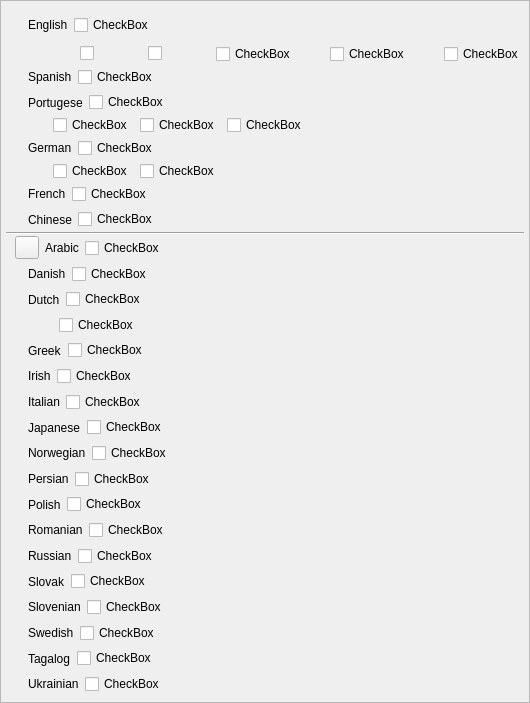
<?xml version="1.0" encoding="UTF-8"?>
<ui version="4.0">
 <class>ManuscriptLangSettingWidget</class>
 <widget class="QWidget" name="ManuscriptLangSettingWidget">
  <property name="geometry">
   <rect>
    <x>0</x>
    <y>0</y>
    <width>530</width>
    <height>703</height>
   </rect>
  </property>
  <property name="windowTitle">
   <string>Form</string>
  </property>
  <layout class="QVBoxLayout" name="verticalLayout_2">
   <property name="spacing">
    <number>3</number>
   </property>
   <property name="leftMargin">
    <number>0</number>
   </property>
   <property name="topMargin">
    <number>0</number>
   </property>
   <property name="rightMargin">
    <number>0</number>
   </property>
   <property name="bottomMargin">
    <number>0</number>
   </property>
   <item>
    <widget class="QScrollArea" name="scrollArea">
     <property name="widgetResizable">
      <bool>true</bool>
     </property>
     <widget class="QWidget" name="scrollAreaWidgetContents">
      <property name="geometry">
       <rect>
        <x>0</x>
        <y>0</y>
        <width>528</width>
        <height>701</height>
       </rect>
      </property>
      <layout class="QVBoxLayout" name="verticalLayout">
       <property name="spacing">
        <number>0</number>
       </property>
       <property name="leftMargin">
        <number>5</number>
       </property>
       <property name="topMargin">
        <number>5</number>
       </property>
       <property name="rightMargin">
        <number>5</number>
       </property>
       <property name="bottomMargin">
        <number>5</number>
       </property>
       <item alignment="Qt::AlignLeft">
        <widget class="QWidget" name="wdgEnglish" native="true">
         <layout class="QHBoxLayout" name="horizontalLayout">
          <item>
           <widget class="Emoji" name="label_2">
            <property name="text">
             <string/>
            </property>
            <property name="emoji" stdset="0">
             <string>United_States</string>
            </property>
           </widget>
          </item>
          <item>
           <widget class="QLabel" name="label">
            <property name="text">
             <string>English</string>
            </property>
           </widget>
          </item>
          <item>
           <widget class="Toggle" name="cbEnglish">
            <property name="text">
             <string>CheckBox</string>
            </property>
            <attribute name="buttonGroup">
             <string notr="true">buttonGroup</string>
            </attribute>
           </widget>
          </item>
         </layout>
        </widget>
       </item>
       <item>
        <layout class="QHBoxLayout" name="horizontalLayout_2">
         <property name="leftMargin">
          <number>40</number>
         </property>
         <item>
          <widget class="Emoji" name="label_9">
           <property name="text">
            <string/>
           </property>
           <property name="emoji" stdset="0">
            <string>United_Kingdom</string>
           </property>
          </widget>
         </item>
         <item>
          <widget class="Toggle" name="cbEnglishBritish">
           <property name="text">
            <string/>
           </property>
           <attribute name="buttonGroup">
            <string notr="true">buttonGroup</string>
           </attribute>
          </widget>
         </item>
         <item>
          <widget class="Emoji" name="label_12">
           <property name="text">
            <string/>
           </property>
           <property name="emoji" stdset="0">
            <string>Canada</string>
           </property>
          </widget>
         </item>
         <item>
          <widget class="Toggle" name="cbEnglishCanadian">
           <property name="text">
            <string/>
           </property>
           <attribute name="buttonGroup">
            <string notr="true">buttonGroup</string>
           </attribute>
          </widget>
         </item>
         <item>
          <widget class="Emoji" name="label_11">
           <property name="text">
            <string/>
           </property>
           <property name="emoji" stdset="0">
            <string>New_Zealand</string>
           </property>
          </widget>
         </item>
         <item>
          <widget class="Toggle" name="cbEnglishNewZealand">
           <property name="text">
            <string>CheckBox</string>
           </property>
           <attribute name="buttonGroup">
            <string notr="true">buttonGroup</string>
           </attribute>
          </widget>
         </item>
         <item>
          <widget class="Emoji" name="label_10">
           <property name="text">
            <string/>
           </property>
           <property name="emoji" stdset="0">
            <string>Australia</string>
           </property>
          </widget>
         </item>
         <item>
          <widget class="Toggle" name="cbEnglishAustralian">
           <property name="text">
            <string>CheckBox</string>
           </property>
           <attribute name="buttonGroup">
            <string notr="true">buttonGroup</string>
           </attribute>
          </widget>
         </item>
         <item>
          <widget class="Emoji" name="label_50">
           <property name="text">
            <string/>
           </property>
           <property name="emoji" stdset="0">
            <string>South_Africa</string>
           </property>
          </widget>
         </item>
         <item>
          <widget class="Toggle" name="cbEnglishSouthAfrican">
           <property name="text">
            <string>CheckBox</string>
           </property>
           <attribute name="buttonGroup">
            <string notr="true">buttonGroup</string>
           </attribute>
          </widget>
         </item>
        </layout>
       </item>
       <item alignment="Qt::AlignLeft">
        <widget class="QWidget" name="widget" native="true">
         <layout class="QHBoxLayout" name="horizontalLayout_6">
          <property name="topMargin">
           <number>0</number>
          </property>
          <property name="bottomMargin">
           <number>0</number>
          </property>
          <item>
           <widget class="Emoji" name="label_5">
            <property name="text">
             <string/>
            </property>
            <property name="emoji" stdset="0">
             <string>Spain</string>
            </property>
           </widget>
          </item>
          <item>
           <widget class="QLabel" name="label_6">
            <property name="text">
             <string>Spanish</string>
            </property>
           </widget>
          </item>
          <item>
           <widget class="Toggle" name="cbSpanish">
            <property name="text">
             <string>CheckBox</string>
            </property>
            <attribute name="buttonGroup">
             <string notr="true">buttonGroup</string>
            </attribute>
           </widget>
          </item>
         </layout>
        </widget>
       </item>
       <item alignment="Qt::AlignLeft">
        <widget class="QWidget" name="widget" native="true">
         <layout class="QHBoxLayout" name="horizontalLayout_7">
          <property name="topMargin">
           <number>0</number>
          </property>
          <property name="bottomMargin">
           <number>0</number>
          </property>
          <item>
           <widget class="Emoji" name="label_13">
            <property name="text">
             <string/>
            </property>
            <property name="emoji" stdset="0">
             <string>Portugal</string>
            </property>
           </widget>
          </item>
          <item>
           <widget class="QLabel" name="label_14">
            <property name="text">
             <string>Portugese</string>
            </property>
           </widget>
          </item>
          <item>
           <widget class="Toggle" name="cbPortugese">
            <property name="text">
             <string>CheckBox</string>
            </property>
            <attribute name="buttonGroup">
             <string notr="true">buttonGroup</string>
            </attribute>
           </widget>
          </item>
         </layout>
        </widget>
       </item>
       <item>
        <layout class="QHBoxLayout" name="horizontalLayout_3">
         <property name="leftMargin">
          <number>40</number>
         </property>
         <item>
          <widget class="Emoji" name="label_52">
           <property name="text">
            <string/>
           </property>
           <property name="emoji" stdset="0">
            <string>Brazil</string>
           </property>
          </widget>
         </item>
         <item>
          <widget class="Toggle" name="cbPortugeseBrazil">
           <property name="text">
            <string>CheckBox</string>
           </property>
           <attribute name="buttonGroup">
            <string notr="true">buttonGroup</string>
           </attribute>
          </widget>
         </item>
         <item>
          <widget class="Emoji" name="label_51">
           <property name="text">
            <string/>
           </property>
           <property name="emoji" stdset="0">
            <string>Angola</string>
           </property>
          </widget>
         </item>
         <item>
          <widget class="Toggle" name="cbPortugeseAngola">
           <property name="text">
            <string>CheckBox</string>
           </property>
           <attribute name="buttonGroup">
            <string notr="true">buttonGroup</string>
           </attribute>
          </widget>
         </item>
         <item>
          <widget class="Emoji" name="label_53">
           <property name="text">
            <string/>
           </property>
           <property name="emoji" stdset="0">
            <string>Mozambique</string>
           </property>
          </widget>
         </item>
         <item>
          <widget class="Toggle" name="cbPortugeseMozambique">
           <property name="text">
            <string>CheckBox</string>
           </property>
           <attribute name="buttonGroup">
            <string notr="true">buttonGroup</string>
           </attribute>
          </widget>
         </item>
         <item>
          <spacer name="horizontalSpacer_2">
           <property name="orientation">
            <enum>Qt::Horizontal</enum>
           </property>
           <property name="sizeHint" stdset="0">
            <size>
             <width>40</width>
             <height>20</height>
            </size>
           </property>
          </spacer>
         </item>
        </layout>
       </item>
       <item alignment="Qt::AlignLeft">
        <widget class="QWidget" name="widget" native="true">
         <layout class="QHBoxLayout" name="horizontalLayout_8">
          <property name="topMargin">
           <number>0</number>
          </property>
          <property name="bottomMargin">
           <number>0</number>
          </property>
          <item>
           <widget class="Emoji" name="label_7">
            <property name="text">
             <string/>
            </property>
            <property name="emoji" stdset="0">
             <string>Germany</string>
            </property>
           </widget>
          </item>
          <item>
           <widget class="QLabel" name="label_8">
            <property name="text">
             <string>German</string>
            </property>
           </widget>
          </item>
          <item>
           <widget class="Toggle" name="cbGerman">
            <property name="text">
             <string>CheckBox</string>
            </property>
            <attribute name="buttonGroup">
             <string notr="true">buttonGroup</string>
            </attribute>
           </widget>
          </item>
         </layout>
        </widget>
       </item>
       <item>
        <layout class="QHBoxLayout" name="horizontalLayout_5">
         <property name="leftMargin">
          <number>40</number>
         </property>
         <item>
          <widget class="Emoji" name="label_55">
           <property name="text">
            <string/>
           </property>
           <property name="emoji" stdset="0">
            <string>Austria</string>
           </property>
          </widget>
         </item>
         <item>
          <widget class="Toggle" name="cbGermanAustrian">
           <property name="text">
            <string>CheckBox</string>
           </property>
           <attribute name="buttonGroup">
            <string notr="true">buttonGroup</string>
           </attribute>
          </widget>
         </item>
         <item>
          <widget class="Emoji" name="label_54">
           <property name="text">
            <string/>
           </property>
           <property name="emoji" stdset="0">
            <string>Switzerland</string>
           </property>
          </widget>
         </item>
         <item>
          <widget class="Toggle" name="cbGermanSwiss">
           <property name="text">
            <string>CheckBox</string>
           </property>
           <attribute name="buttonGroup">
            <string notr="true">buttonGroup</string>
           </attribute>
          </widget>
         </item>
         <item>
          <spacer name="horizontalSpacer_3">
           <property name="orientation">
            <enum>Qt::Horizontal</enum>
           </property>
           <property name="sizeHint" stdset="0">
            <size>
             <width>40</width>
             <height>20</height>
            </size>
           </property>
          </spacer>
         </item>
        </layout>
       </item>
       <item alignment="Qt::AlignLeft">
        <widget class="QWidget" name="widget" native="true">
         <layout class="QHBoxLayout" name="horizontalLayout_9">
          <property name="topMargin">
           <number>0</number>
          </property>
          <property name="rightMargin">
           <number>0</number>
          </property>
          <property name="bottomMargin">
           <number>0</number>
          </property>
          <item>
           <widget class="Emoji" name="label_3">
            <property name="text">
             <string/>
            </property>
            <property name="emoji" stdset="0">
             <string>France</string>
            </property>
           </widget>
          </item>
          <item>
           <widget class="QLabel" name="label_4">
            <property name="text">
             <string>French</string>
            </property>
           </widget>
          </item>
          <item>
           <widget class="Toggle" name="cbFrench">
            <property name="text">
             <string>CheckBox</string>
            </property>
            <attribute name="buttonGroup">
             <string notr="true">buttonGroup</string>
            </attribute>
           </widget>
          </item>
         </layout>
        </widget>
       </item>
       <item alignment="Qt::AlignLeft">
        <widget class="QWidget" name="widget" native="true">
         <layout class="QHBoxLayout" name="horizontalLayout_10">
          <property name="topMargin">
           <number>0</number>
          </property>
          <property name="bottomMargin">
           <number>0</number>
          </property>
          <item>
           <widget class="Emoji" name="label_15">
            <property name="text">
             <string/>
            </property>
            <property name="emoji" stdset="0">
             <string>China</string>
            </property>
           </widget>
          </item>
          <item>
           <widget class="QLabel" name="label_16">
            <property name="text">
             <string>Chinese</string>
            </property>
           </widget>
          </item>
          <item>
           <widget class="Toggle" name="cbChinese">
            <property name="text">
             <string>CheckBox</string>
            </property>
            <attribute name="buttonGroup">
             <string notr="true">buttonGroup</string>
            </attribute>
           </widget>
          </item>
         </layout>
        </widget>
       </item>
       <item>
        <widget class="Line" name="line">
         <property name="orientation">
          <enum>Qt::Horizontal</enum>
         </property>
        </widget>
       </item>
       <item alignment="Qt::AlignLeft">
        <widget class="QWidget" name="widget" native="true">
         <layout class="QHBoxLayout" name="horizontalLayout_11">
          <property name="topMargin">
           <number>0</number>
          </property>
          <property name="bottomMargin">
           <number>0</number>
          </property>
          <item>
           <widget class="QToolButton" name="btnArabicIcon">
            <property name="text">
             <string/>
            </property>
            <property name="transparent" stdset="0">
             <bool>true</bool>
            </property>
           </widget>
          </item>
          <item>
           <widget class="QLabel" name="label_17">
            <property name="text">
             <string>Arabic</string>
            </property>
           </widget>
          </item>
          <item>
           <widget class="Toggle" name="cbArabic">
            <property name="text">
             <string>CheckBox</string>
            </property>
            <attribute name="buttonGroup">
             <string notr="true">buttonGroup</string>
            </attribute>
           </widget>
          </item>
         </layout>
        </widget>
       </item>
       <item alignment="Qt::AlignLeft">
        <widget class="QWidget" name="widget" native="true">
         <layout class="QHBoxLayout" name="horizontalLayout_12">
          <property name="topMargin">
           <number>0</number>
          </property>
          <property name="bottomMargin">
           <number>0</number>
          </property>
          <item>
           <widget class="Emoji" name="label_18">
            <property name="text">
             <string/>
            </property>
            <property name="emoji" stdset="0">
             <string>Denmark</string>
            </property>
           </widget>
          </item>
          <item>
           <widget class="QLabel" name="label_19">
            <property name="text">
             <string>Danish</string>
            </property>
           </widget>
          </item>
          <item>
           <widget class="Toggle" name="cbDanish">
            <property name="text">
             <string>CheckBox</string>
            </property>
            <attribute name="buttonGroup">
             <string notr="true">buttonGroup</string>
            </attribute>
           </widget>
          </item>
         </layout>
        </widget>
       </item>
       <item alignment="Qt::AlignLeft">
        <widget class="QWidget" name="widget" native="true">
         <layout class="QHBoxLayout" name="horizontalLayout_13">
          <property name="topMargin">
           <number>0</number>
          </property>
          <property name="bottomMargin">
           <number>0</number>
          </property>
          <item>
           <widget class="Emoji" name="label_20">
            <property name="text">
             <string/>
            </property>
            <property name="emoji" stdset="0">
             <string>Netherlands</string>
            </property>
           </widget>
          </item>
          <item>
           <widget class="QLabel" name="label_21">
            <property name="text">
             <string>Dutch</string>
            </property>
           </widget>
          </item>
          <item>
           <widget class="Toggle" name="cbDutch">
            <property name="text">
             <string>CheckBox</string>
            </property>
            <attribute name="buttonGroup">
             <string notr="true">buttonGroup</string>
            </attribute>
           </widget>
          </item>
         </layout>
        </widget>
       </item>
       <item alignment="Qt::AlignLeft">
        <widget class="QWidget" name="widget" native="true">
         <layout class="QHBoxLayout" name="horizontalLayout_4">
          <property name="leftMargin">
           <number>40</number>
          </property>
          <property name="topMargin">
           <number>0</number>
          </property>
          <property name="bottomMargin">
           <number>0</number>
          </property>
          <item>
           <widget class="Emoji" name="label_56">
            <property name="text">
             <string/>
            </property>
            <property name="emoji" stdset="0">
             <string>Belgium</string>
            </property>
           </widget>
          </item>
          <item>
           <widget class="Toggle" name="cbDutchBelgian">
            <property name="text">
             <string>CheckBox</string>
            </property>
            <attribute name="buttonGroup">
             <string notr="true">buttonGroup</string>
            </attribute>
           </widget>
          </item>
         </layout>
        </widget>
       </item>
       <item alignment="Qt::AlignLeft">
        <widget class="QWidget" name="widget" native="true">
         <layout class="QHBoxLayout" name="horizontalLayout_14">
          <property name="topMargin">
           <number>0</number>
          </property>
          <property name="bottomMargin">
           <number>0</number>
          </property>
          <item>
           <widget class="Emoji" name="label_22">
            <property name="text">
             <string/>
            </property>
            <property name="emoji" stdset="0">
             <string>Greece</string>
            </property>
           </widget>
          </item>
          <item>
           <widget class="QLabel" name="label_23">
            <property name="text">
             <string>Greek</string>
            </property>
           </widget>
          </item>
          <item>
           <widget class="Toggle" name="cbGreek">
            <property name="text">
             <string>CheckBox</string>
            </property>
            <attribute name="buttonGroup">
             <string notr="true">buttonGroup</string>
            </attribute>
           </widget>
          </item>
         </layout>
        </widget>
       </item>
       <item alignment="Qt::AlignLeft">
        <widget class="QWidget" name="widget" native="true">
         <layout class="QHBoxLayout" name="horizontalLayout_15">
          <property name="topMargin">
           <number>0</number>
          </property>
          <property name="bottomMargin">
           <number>0</number>
          </property>
          <item>
           <widget class="Emoji" name="label_24">
            <property name="text">
             <string/>
            </property>
            <property name="emoji" stdset="0">
             <string>Ireland</string>
            </property>
           </widget>
          </item>
          <item>
           <widget class="QLabel" name="label_25">
            <property name="text">
             <string>Irish</string>
            </property>
           </widget>
          </item>
          <item>
           <widget class="Toggle" name="cbIrish">
            <property name="text">
             <string>CheckBox</string>
            </property>
            <attribute name="buttonGroup">
             <string notr="true">buttonGroup</string>
            </attribute>
           </widget>
          </item>
         </layout>
        </widget>
       </item>
       <item alignment="Qt::AlignLeft">
        <widget class="QWidget" name="widget" native="true">
         <layout class="QHBoxLayout" name="horizontalLayout_16">
          <property name="topMargin">
           <number>0</number>
          </property>
          <property name="bottomMargin">
           <number>0</number>
          </property>
          <item>
           <widget class="Emoji" name="label_26">
            <property name="text">
             <string/>
            </property>
            <property name="emoji" stdset="0">
             <string>Italy</string>
            </property>
           </widget>
          </item>
          <item>
           <widget class="QLabel" name="label_27">
            <property name="text">
             <string>Italian</string>
            </property>
           </widget>
          </item>
          <item>
           <widget class="Toggle" name="cbItalian">
            <property name="text">
             <string>CheckBox</string>
            </property>
            <attribute name="buttonGroup">
             <string notr="true">buttonGroup</string>
            </attribute>
           </widget>
          </item>
         </layout>
        </widget>
       </item>
       <item alignment="Qt::AlignLeft">
        <widget class="QWidget" name="widget" native="true">
         <layout class="QHBoxLayout" name="horizontalLayout_17">
          <property name="topMargin">
           <number>0</number>
          </property>
          <property name="bottomMargin">
           <number>0</number>
          </property>
          <item>
           <widget class="Emoji" name="label_28">
            <property name="text">
             <string/>
            </property>
            <property name="emoji" stdset="0">
             <string>Japan</string>
            </property>
           </widget>
          </item>
          <item>
           <widget class="QLabel" name="label_29">
            <property name="text">
             <string>Japanese</string>
            </property>
           </widget>
          </item>
          <item>
           <widget class="Toggle" name="cbJapanese">
            <property name="text">
             <string>CheckBox</string>
            </property>
            <attribute name="buttonGroup">
             <string notr="true">buttonGroup</string>
            </attribute>
           </widget>
          </item>
         </layout>
        </widget>
       </item>
       <item alignment="Qt::AlignLeft">
        <widget class="QWidget" name="widget" native="true">
         <layout class="QHBoxLayout" name="horizontalLayout_18">
          <property name="topMargin">
           <number>0</number>
          </property>
          <property name="bottomMargin">
           <number>0</number>
          </property>
          <item>
           <widget class="Emoji" name="label_30">
            <property name="text">
             <string/>
            </property>
            <property name="emoji" stdset="0">
             <string>Norway</string>
            </property>
           </widget>
          </item>
          <item>
           <widget class="QLabel" name="label_31">
            <property name="text">
             <string>Norwegian</string>
            </property>
           </widget>
          </item>
          <item>
           <widget class="Toggle" name="cbNorwegian">
            <property name="text">
             <string>CheckBox</string>
            </property>
            <attribute name="buttonGroup">
             <string notr="true">buttonGroup</string>
            </attribute>
           </widget>
          </item>
         </layout>
        </widget>
       </item>
       <item alignment="Qt::AlignLeft">
        <widget class="QWidget" name="widget" native="true">
         <layout class="QHBoxLayout" name="horizontalLayout_19">
          <property name="topMargin">
           <number>0</number>
          </property>
          <property name="bottomMargin">
           <number>0</number>
          </property>
          <item>
           <widget class="Emoji" name="label_32">
            <property name="text">
             <string/>
            </property>
            <property name="emoji" stdset="0">
             <string>Iran</string>
            </property>
           </widget>
          </item>
          <item>
           <widget class="QLabel" name="label_33">
            <property name="text">
             <string>Persian</string>
            </property>
           </widget>
          </item>
          <item>
           <widget class="Toggle" name="cbPersian">
            <property name="text">
             <string>CheckBox</string>
            </property>
            <attribute name="buttonGroup">
             <string notr="true">buttonGroup</string>
            </attribute>
           </widget>
          </item>
         </layout>
        </widget>
       </item>
       <item alignment="Qt::AlignLeft">
        <widget class="QWidget" name="widget" native="true">
         <layout class="QHBoxLayout" name="horizontalLayout_20">
          <property name="topMargin">
           <number>0</number>
          </property>
          <property name="bottomMargin">
           <number>0</number>
          </property>
          <item>
           <widget class="Emoji" name="label_34">
            <property name="text">
             <string/>
            </property>
            <property name="emoji" stdset="0">
             <string>Poland</string>
            </property>
           </widget>
          </item>
          <item>
           <widget class="QLabel" name="label_35">
            <property name="text">
             <string>Polish</string>
            </property>
           </widget>
          </item>
          <item>
           <widget class="Toggle" name="cbPolish">
            <property name="text">
             <string>CheckBox</string>
            </property>
            <attribute name="buttonGroup">
             <string notr="true">buttonGroup</string>
            </attribute>
           </widget>
          </item>
         </layout>
        </widget>
       </item>
       <item alignment="Qt::AlignLeft">
        <widget class="QWidget" name="widget" native="true">
         <layout class="QHBoxLayout" name="horizontalLayout_21">
          <property name="topMargin">
           <number>0</number>
          </property>
          <property name="bottomMargin">
           <number>0</number>
          </property>
          <item>
           <widget class="Emoji" name="label_36">
            <property name="text">
             <string/>
            </property>
            <property name="emoji" stdset="0">
             <string>Romania</string>
            </property>
           </widget>
          </item>
          <item>
           <widget class="QLabel" name="label_37">
            <property name="text">
             <string>Romanian</string>
            </property>
           </widget>
          </item>
          <item>
           <widget class="Toggle" name="cbRomanian">
            <property name="text">
             <string>CheckBox</string>
            </property>
            <attribute name="buttonGroup">
             <string notr="true">buttonGroup</string>
            </attribute>
           </widget>
          </item>
         </layout>
        </widget>
       </item>
       <item alignment="Qt::AlignLeft">
        <widget class="QWidget" name="widget" native="true">
         <layout class="QHBoxLayout" name="horizontalLayout_22">
          <property name="topMargin">
           <number>0</number>
          </property>
          <property name="bottomMargin">
           <number>0</number>
          </property>
          <item>
           <widget class="Emoji" name="label_38">
            <property name="text">
             <string/>
            </property>
            <property name="emoji" stdset="0">
             <string>Russia</string>
            </property>
           </widget>
          </item>
          <item>
           <widget class="QLabel" name="label_39">
            <property name="text">
             <string>Russian</string>
            </property>
           </widget>
          </item>
          <item>
           <widget class="Toggle" name="cbRussian">
            <property name="text">
             <string>CheckBox</string>
            </property>
            <attribute name="buttonGroup">
             <string notr="true">buttonGroup</string>
            </attribute>
           </widget>
          </item>
         </layout>
        </widget>
       </item>
       <item alignment="Qt::AlignLeft">
        <widget class="QWidget" name="widget" native="true">
         <layout class="QHBoxLayout" name="horizontalLayout_23">
          <property name="topMargin">
           <number>0</number>
          </property>
          <property name="bottomMargin">
           <number>0</number>
          </property>
          <item>
           <widget class="Emoji" name="label_40">
            <property name="text">
             <string/>
            </property>
            <property name="emoji" stdset="0">
             <string>Slovakia</string>
            </property>
           </widget>
          </item>
          <item>
           <widget class="QLabel" name="label_41">
            <property name="text">
             <string>Slovak</string>
            </property>
           </widget>
          </item>
          <item>
           <widget class="Toggle" name="cbSlovak">
            <property name="text">
             <string>CheckBox</string>
            </property>
            <attribute name="buttonGroup">
             <string notr="true">buttonGroup</string>
            </attribute>
           </widget>
          </item>
         </layout>
        </widget>
       </item>
       <item alignment="Qt::AlignLeft">
        <widget class="QWidget" name="widget" native="true">
         <layout class="QHBoxLayout" name="horizontalLayout_24">
          <property name="topMargin">
           <number>0</number>
          </property>
          <property name="bottomMargin">
           <number>0</number>
          </property>
          <item>
           <widget class="Emoji" name="label_42">
            <property name="text">
             <string/>
            </property>
            <property name="emoji" stdset="0">
             <string>Slovenia</string>
            </property>
           </widget>
          </item>
          <item>
           <widget class="QLabel" name="label_43">
            <property name="text">
             <string>Slovenian</string>
            </property>
           </widget>
          </item>
          <item>
           <widget class="Toggle" name="cbSlovenian">
            <property name="text">
             <string>CheckBox</string>
            </property>
            <attribute name="buttonGroup">
             <string notr="true">buttonGroup</string>
            </attribute>
           </widget>
          </item>
         </layout>
        </widget>
       </item>
       <item alignment="Qt::AlignLeft">
        <widget class="QWidget" name="widget" native="true">
         <layout class="QHBoxLayout" name="horizontalLayout_25">
          <property name="topMargin">
           <number>0</number>
          </property>
          <property name="bottomMargin">
           <number>0</number>
          </property>
          <item>
           <widget class="Emoji" name="label_44">
            <property name="text">
             <string/>
            </property>
            <property name="emoji" stdset="0">
             <string>Sweden</string>
            </property>
           </widget>
          </item>
          <item>
           <widget class="QLabel" name="label_45">
            <property name="text">
             <string>Swedish</string>
            </property>
           </widget>
          </item>
          <item>
           <widget class="Toggle" name="cbSwedish">
            <property name="text">
             <string>CheckBox</string>
            </property>
            <attribute name="buttonGroup">
             <string notr="true">buttonGroup</string>
            </attribute>
           </widget>
          </item>
         </layout>
        </widget>
       </item>
       <item alignment="Qt::AlignLeft">
        <widget class="QWidget" name="widget" native="true">
         <layout class="QHBoxLayout" name="horizontalLayout_26">
          <property name="topMargin">
           <number>0</number>
          </property>
          <property name="bottomMargin">
           <number>0</number>
          </property>
          <item>
           <widget class="Emoji" name="label_46">
            <property name="text">
             <string/>
            </property>
            <property name="emoji" stdset="0">
             <string>Philippines</string>
            </property>
           </widget>
          </item>
          <item>
           <widget class="QLabel" name="label_47">
            <property name="text">
             <string>Tagalog</string>
            </property>
           </widget>
          </item>
          <item>
           <widget class="Toggle" name="cbTagalog">
            <property name="text">
             <string>CheckBox</string>
            </property>
            <attribute name="buttonGroup">
             <string notr="true">buttonGroup</string>
            </attribute>
           </widget>
          </item>
         </layout>
        </widget>
       </item>
       <item alignment="Qt::AlignLeft">
        <widget class="QWidget" name="widget" native="true">
         <layout class="QHBoxLayout" name="horizontalLayout_27">
          <property name="topMargin">
           <number>0</number>
          </property>
          <property name="bottomMargin">
           <number>0</number>
          </property>
          <item>
           <widget class="Emoji" name="label_48">
            <property name="text">
             <string/>
            </property>
            <property name="emoji" stdset="0">
             <string>Ukraine</string>
            </property>
           </widget>
          </item>
          <item>
           <widget class="QLabel" name="label_49">
            <property name="text">
             <string>Ukrainian</string>
            </property>
           </widget>
          </item>
          <item>
           <widget class="Toggle" name="cbUkrainian">
            <property name="text">
             <string>CheckBox</string>
            </property>
            <attribute name="buttonGroup">
             <string notr="true">buttonGroup</string>
            </attribute>
           </widget>
          </item>
         </layout>
        </widget>
       </item>
      </layout>
     </widget>
    </widget>
   </item>
  </layout>
 </widget>
 <customwidgets>
  <customwidget>
   <class>Emoji</class>
   <extends>QLabel</extends>
   <header>plotlyst.view.widget.display</header>
  </customwidget>
  <customwidget>
   <class>Toggle</class>
   <extends>QCheckBox</extends>
   <header>plotlyst.view.widget.input</header>
  </customwidget>
 </customwidgets>
 <resources/>
 <connections/>
 <buttongroups>
  <buttongroup name="buttonGroup"/>
 </buttongroups>
</ui>
